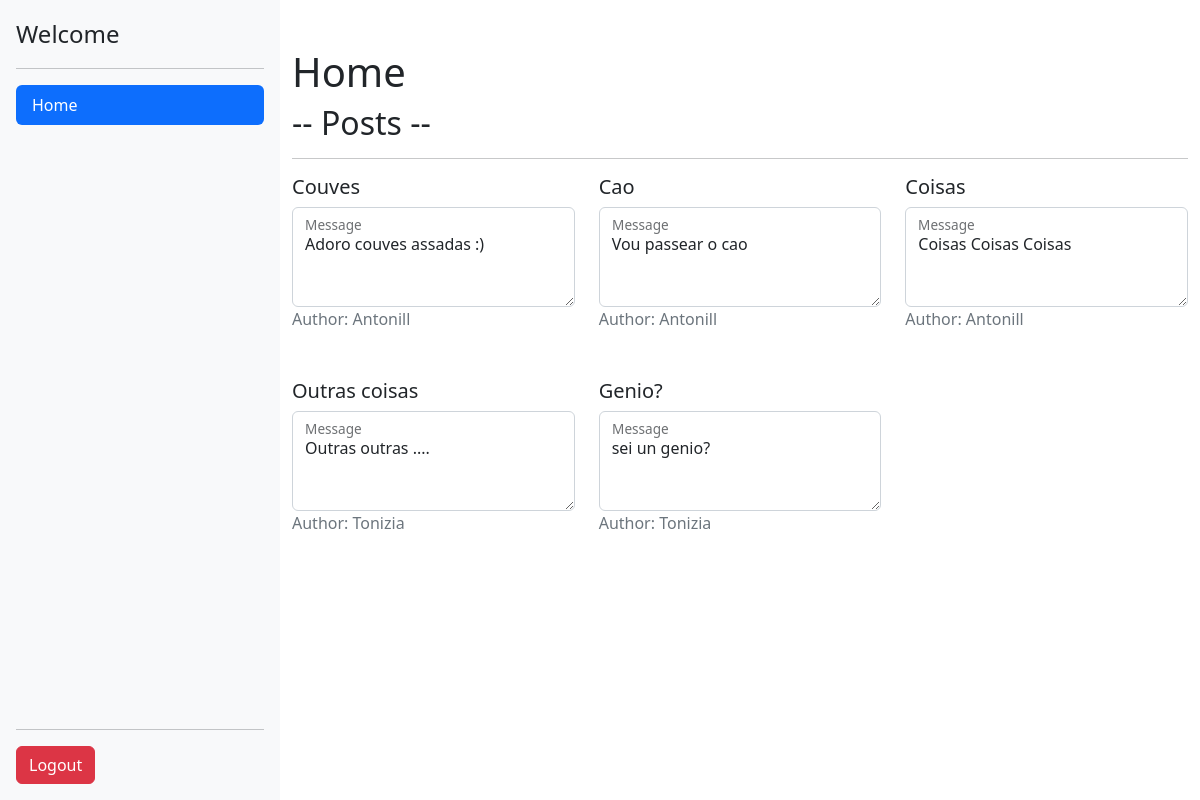
The page /interfaces/shared/home.php on the database as committed earlier.
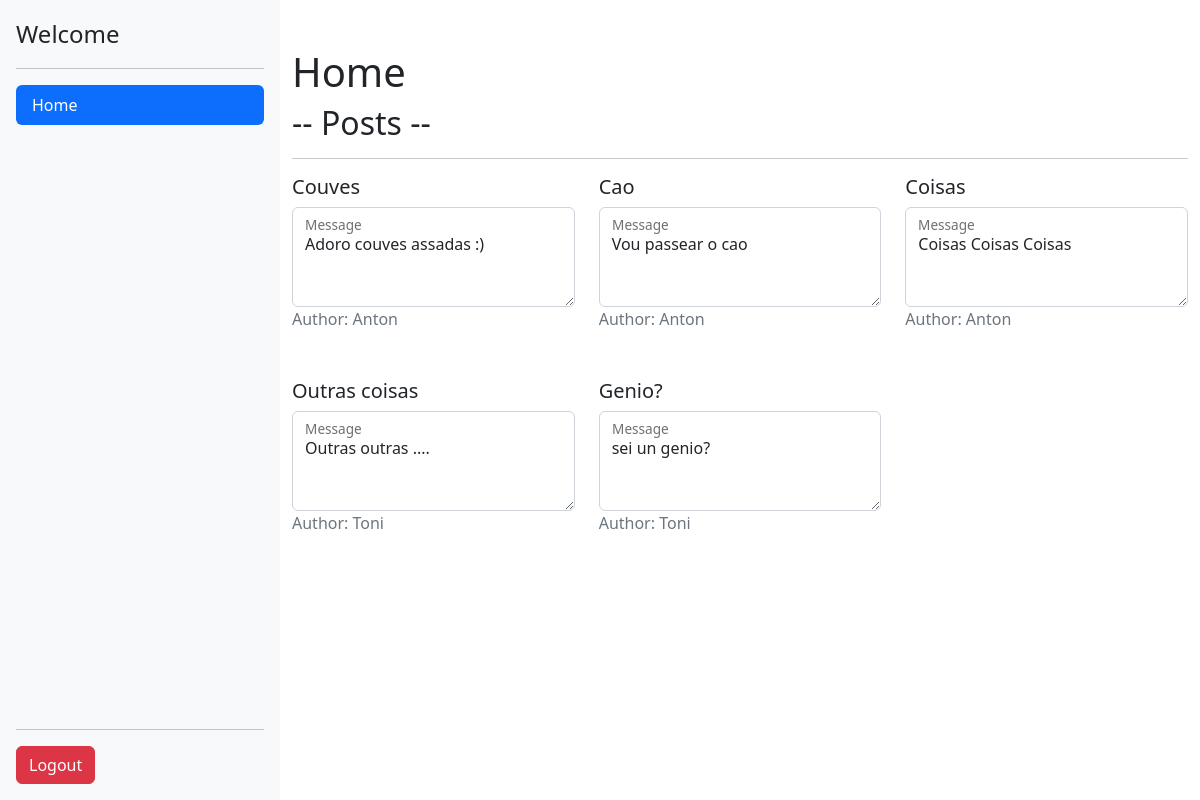
The same page on the database as committed later.
### tables this page shows
CREATE TABLE `posts` (
  `id_post` int NOT NULL AUTO_INCREMENT,
  `title` varchar(64) DEFAULT NULL,
  `description` varchar(255) DEFAULT NULL,
  `id_user` int DEFAULT NULL,
  `hide` int DEFAULT NULL,
  PRIMARY KEY (`id_post`),
  KEY `id_user` (`id_user`),
  CONSTRAINT `posts_ibfk_1` FOREIGN KEY (`id_user`) REFERENCES `users` (`id_user`)
);

CREATE TABLE `users` (
  `id_user` int NOT NULL AUTO_INCREMENT,
  `name` varchar(255) DEFAULT NULL,
  `name_user` varchar(30) DEFAULT NULL,
  `password` varchar(22) DEFAULT NULL,
  `role` varchar(14) DEFAULT NULL,
  `status` int NOT NULL,
  PRIMARY KEY (`id_user`)
);

### interfaces/shared/home.php (the view, shortened to what this page needs)
<?php
include('../../data/conn.php');
include('head.php');
include('sidebar.php');
$sql = "SELECT posts.*, users.* FROM posts INNER JOIN users ON posts.id_user = users.id_user;";
$res = mysqli_query($conn, $sql);
$posts = [];
if ($row = mysqli_num_rows($res) > 0) {
	while ($row = mysqli_fetch_assoc($res)) {
		array_push($posts, $row);
	}
}
?>
<div class="container mt-5">
	<h1>Home</h1>
	<h2>-- Posts -- </h2>
	<hr>
	<div class="row">
		<?php foreach ($posts as $post) : ?>
			<div class="col-4">
				<h5><?php echo $post['title'] ?></h5>
				<div class="form-floating">
					<textarea readonly class="form-control" id="floatingTextarea2" style="height: 100px"><?php echo $post['description'] ?></textarea>
					<label for="floatingTextarea2">Message</label>
				</div>
				<p class="mb-5 text-muted">Author: <?php echo $post['name_user'] ?></p>
			</div>
		<?php endforeach; ?>
	</div>
</div>
</main>
<?php
include('scripts.php');
?>

Rows that differ between the two databases and show on the page:
changed through a linked row, posts "Couves": id_user.name_user "Antonill" → "Anton"
changed through a linked row, posts "Cao": id_user.name_user "Antonill" → "Anton"
changed through a linked row, posts "Coisas": id_user.name_user "Antonill" → "Anton"
changed through a linked row, posts "Outras coisas": id_user.name_user "Tonizia" → "Toni"
changed through a linked row, posts "Genio?": id_user.name_user "Tonizia" → "Toni"
